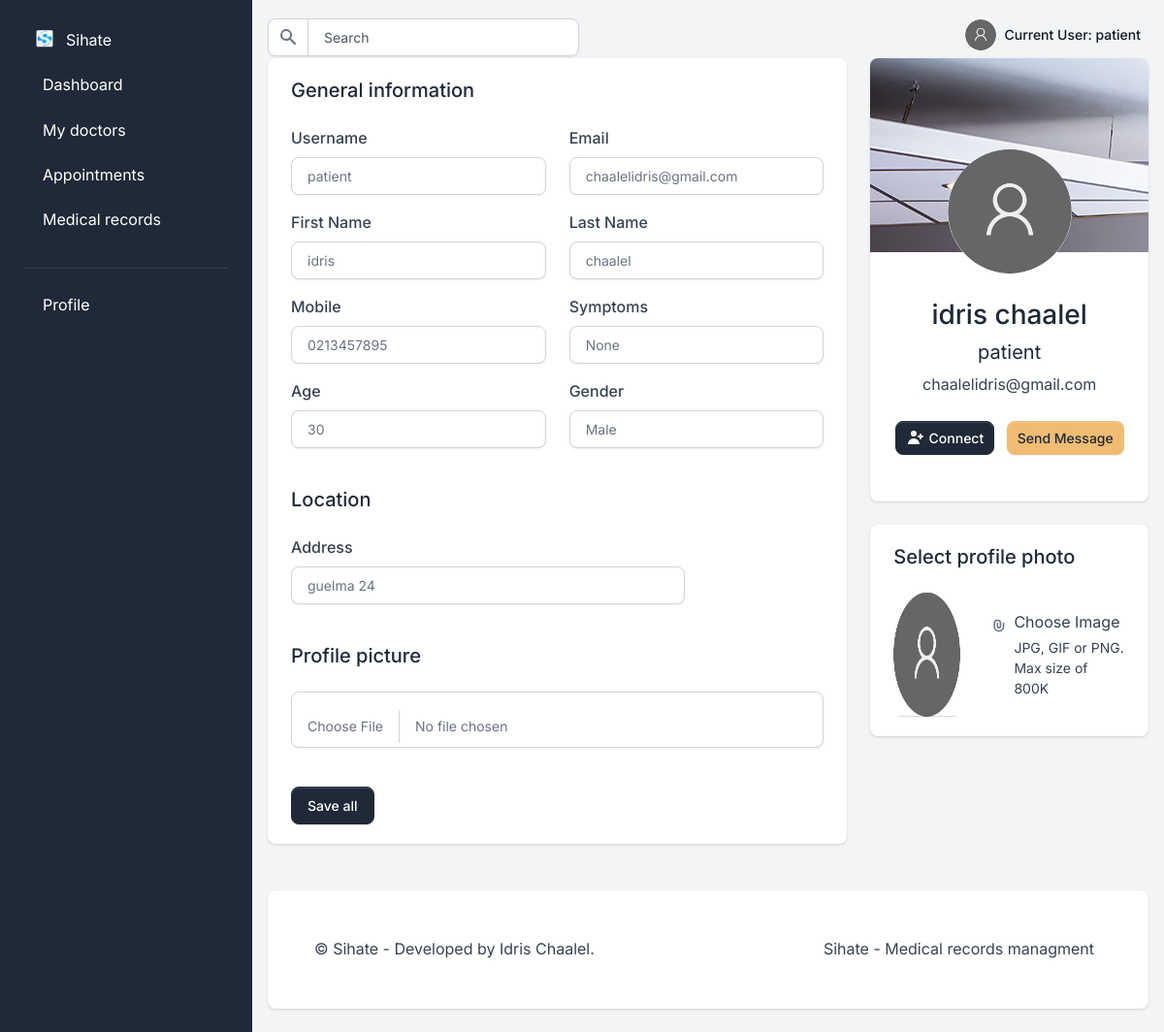
/user/patient/profile/ (signed in), run on the app's committed database.
### users/models.py (models this page shows, shortened)
class User(AbstractUser):
    is_doctor = models.BooleanField("doctor status", default=False)
    is_patient = models.BooleanField("patient status", default=False)
    is_manager = models.BooleanField("office manager status", default=False)

class Patient(User):
    GENDER_FEMALE = "F"
    GENDER_MALE = "M"
    GENDER_OPTIONS = ((GENDER_FEMALE, "Female"), (GENDER_MALE, "Male"))
    age = models.IntegerField(default=None)
    gender = models.CharField(max_length=1, choices=GENDER_OPTIONS, default=None)
    address = models.CharField(max_length=40)
    mobile = models.CharField(max_length=20, null=False)
    symptoms = models.CharField(max_length=100, null=False)
    admit_date = models.DateField(auto_now=True)
    profile_pic = models.ImageField(
        upload_to="profile_pic/PatientProfilePic/", null=True, blank=True
    )
    status = models.BooleanField(default=False)
    class Meta:
        verbose_name = "Patient"
        verbose_name_plural = "Patients"
    @property
    def get_name(self):
        return self.first_name + " " + self.last_name
    def get_profile_pic(self):
        if self.profile_pic:
            return self.profile_pic.url
        else:
            return "/static/assets/profile/img/default/default_profile_picture.png"

### users/views/patient_views.py (the view)
@user_passes_test(lambda u: u.is_authenticated and u.is_patient)
def patient_profile_view(request):
    patient = models.Patient.objects.get(id=request.user.id)
    if request.method == "POST":
        form = forms.PatientUpdateForm(request.POST, request.FILES, instance=patient)
        if form.is_valid():
            form.save()
            messages.success(request, "Your profile has been updated!")
            return redirect("patient_profile_view")
        else:
            messages.error(
                request, "There was an error updating your profile. Please try again."
            )
    else:
        form = forms.PatientUpdateForm(instance=patient)
    context = {
        "form": form,
        "patient": patient,
    }
    return render(request, "profiles/patient/profile/patient_profile.html", context)

### users/forms.py (shortened to what this page needs)
class PatientUpdateForm(UserChangeForm):
    symptoms = forms.CharField(max_length=100, required=True)
    mobile = forms.CharField(max_length=20, required=True)
    class Meta:
        model = users_models.Patient
        fields = (
            "username",
            "first_name",
            "last_name",
            "profile_pic",
            "gender",
            "age",
            "email",
            "address",
            "mobile",
            "symptoms",
        )

### templates/profiles/patient/profile/patient_profile.html (shortened to what this page needs)
{%extends 'profiles/patient/index.html'%}
{% load widget_tweaks %}
{% load static %}
{% block content %}
<div class="row">
    <div class="col-12 col-xl-8">
        <div class="card card-body border-0 shadow mb-4">
            <h2 class="h5 mb-4">General information</h2>
            <form method="post"  enctype="multipart/form-data">
                <div class="row">
                    <div class="col-md-6 mb-3">
                        <div>
                            <label for="username">Username</label>
                            {% render_field form.username class="form-control" id="username" placeholder="Enter your username" %}
                        </div>
                    </div>
                    <div class="col-md-6 mb-3">
                        <div>
                            <label for="last_name">Email</label>
                            {% render_field form.email class="form-control" id="last_name" type="text" placeholder="Also your email" %}
                        </div>
                    </div>
                </div>
                <div class="row">
                    <div class="col-md-6 mb-3">
                        <div>
                            <label for="first_name">First Name</label>
                            {% render_field form.first_name class="form-control" id="first_name" placeholder="Enter your first name" %}
                        </div>
                    </div>
                    <div class="col-md-6 mb-3">
                        <div>
                            <label for="last_name">Last Name</label>
                            {% render_field form.last_name class="form-control" id="last_name" type="text" placeholder="Also your last name" %}
                        </div>
                    </div>
                </div>
                <div class="row">
                    <div class="col-md-6 mb-3">
                        <div class="form-group">
                            <label for="phone">Mobile</label>
                            {% render_field form.mobile class="form-control" id="phone" type="number" placeholder="+12-345 678 910" %}
                        </div>
                    </div>
                    <div class="col-md-6 mb-3">
                        <div class="form-group">
                            <label for="symptoms">Symptoms</label>
                            {% render_field form.symptoms class="form-control" id="symptoms"  placeholder="What are you symptoms ?" %}
                        </div>
                    </div>
                </div>
                <div class="row">
                    <div class="col-md-6 mb-3">
                        <div class="form-group">
                            <label for="age">Age</label>
                            {% render_field form.age class="form-control" id="age" type="number" placeholder="Enter you age" %}
                        </div>
                    </div>
                    <div class="col-md-6 mb-3">
                        <div class="form-group">
                            <label for="gender">Gender</label>
                            {% render_field form.gender class="form-control" id="gender"  placeholder="Select Gender" %}
                        </div>
                    </div>
                </div>
                <h2 class="h5 my-4">Location</h2>
                <div class="row">
                    <div class="col-sm-9 mb-3">
                        <div class="form-group">
                            <label for="address">Address</label>
                            {% render_field form.address class="form-control" id="address" type="text" placeholder="Enter your home address" %}
                        </div>
                    </div>
                </div>
                <h2 class="h5 my-4">Profile picture</h2>
                <div class="row">
                    <div class="form-floating mb-3">
                        {% render_field form.profile_pic class="form-control"%}
                    </div>
                </div>
                <div class="mt-3">
                    <button class="btn btn-gray-800 mt-2 animate-up-2" type="submit">Save all</button>
                </div>
            </form>
        </div>
    </div>
    <div class="col-12 col-xl-4">
        <div class="row">
            <div class="col-12 mb-4">
                <div class="card shadow border-0 text-center p-0">
                    <div class="card-body pb-5">
                        <img src="{{patient.get_profile_pic}}" class="avatar-xl rounded-circle mx-auto mt-n7 mb-4"
                            alt="Patient picture" />
                        <h4 class="h3">
                            {{patient.get_name}}
                        </h4>
                        <h5 class="fw-normal">
                            {{ patient.username }}
                        </h5>
                        <p class="text-gray mb-4">
                            {{ patient.email }}
                        </p>
                        <a class="btn btn-sm btn-gray-800 d-inline-flex align-items-center me-2" href="#">
                            <svg class="icon icon-xs me-1" fill="currentColor" viewBox="0 0 20 20"
                                xmlns="http://www.w3.org/2000/svg">
                                <path
                                    d="M8 9a3 3 0 100-6 3 3 0 000 6zM8 11a6 6 0 016 6H2a6 6 0 016-6zM16 7a1 1 0 10-2 0v1h-1a1 1 0 100 2h1v1a1 1 0 102 0v-1h1a1 1 0 100-2h-1V7z">
                                </path>
                            </svg>
                            Connect
                        </a>
                        <a class="btn btn-sm btn-secondary" href="#">Send Message</a>
                    </div>
                </div>
            </div>
            <div class="col-12">
                <div class="card card-body border-0 shadow mb-4">
                    <h2 class="h5 mb-4">Select profile photo</h2>
                    <div class="d-flex align-items-center">
                        <div class="me-3">
                            <img src="{{patient.get_profile_pic}}" class="rounded avatar-xl" alt="Patient picture" />
                        </div>
                        <div class="file-field">
                            <div class="d-flex justify-content-xl-center ms-xl-3">
                                <div class="d-flex">
                                    <svg class="icon text-gray-500 me-2" fill="currentColor" viewBox="0 0 20 20"
                                        xmlns="http://www.w3.org/2000/svg">
                                        <path fill-rule="evenodd"
                                            d="M8 4a3 3 0 00-3 3v4a5 5 0 0010 0V7a1 1 0 112 0v4a7 7 0 11-14 0V7a5 5 0 0110 0v4a3 3 0 11-6 0V7a1 1 0 012 0v4a1 1 0 102 0V7a3 3 0 00-3-3z"
                                            clip-rule="evenodd"></path>
                                    </svg>
                                    <div class="d-md-block text-left">
                                        <div class="fw-normal text-dark mb-1">Choose Image</div>
                                        <div class="text-gray small">JPG, GIF or PNG. Max size of 800K</div>
                                    </div>
                                </div>
                            </div>
                        </div>
                    </div>
                </div>
            </div>
        </div>
    </div>
</div>
{%endblock content%}

### templates/profiles/patient/includes/parts/navigation.html (shortened to what this page needs)
{%load static%}
<nav class="navbar navbar-top navbar-expand navbar-dashboard navbar-dark ps-0 pe-2 pb-0">
  <div class="container-fluid px-0">
    <div class="d-flex justify-content-between w-100" id="navbarSupportedContent">
      <div class="d-flex align-items-center">
        <form class="navbar-search form-inline" id="navbar-search-main">
          <div class="input-group input-group-merge search-bar">
            <span class="input-group-text" id="topbar-addon">
            </span>
            <input type="text" class="form-control" id="topbarInputIconLeft" placeholder="Search" aria-label="Search"
              aria-describedby="topbar-addon">
          </div>
        </form>
      </div>
      <ul class="navbar-nav align-items-center">
        <li class="nav-item dropdown ms-lg-3">
          <a class="nav-link dropdown-toggle pt-1 px-0" href="#" role="button" data-bs-toggle="dropdown"
            aria-expanded="false">
            <div class="media d-flex align-items-center">
              <img src="{{ patient.get_profile_pic }}" class="avatar rounded-circle" alt="Image placeholder" />
              <div class="media-body ms-2 text-dark align-items-center d-none d-lg-block">
                <span class="mb-0 font-small fw-bold text-gray-900">
                  <strong>Current User:</strong> {{ request.user.username }}
                </span>
              </div>
            </div>
          </a>
        </li>
      </ul>
    </div>
  </div>
</nav>

### data on the page
User: user.username "patient", username "patient", email "chaalelidris@gmail.com", first_name "idris", last_name "chaalel", get_name "idris chaalel"
Patient: mobile "0213457895", symptoms "None", age "30", gender "Male", address "guelma 24"
